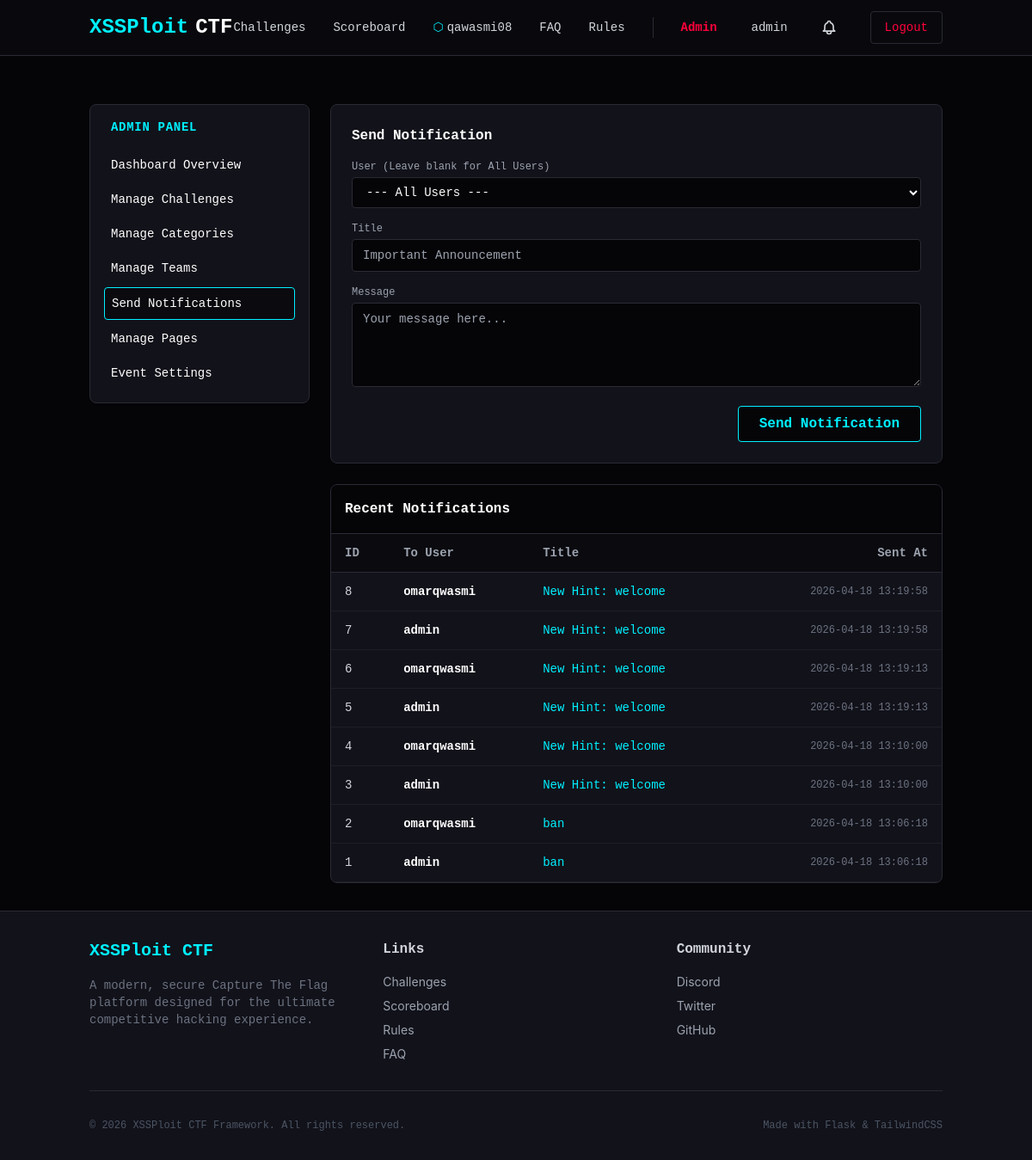
The app's page /admin/notifications (signed in) with its own data.
### app/models/team.py (models this page shows, shortened)
class Team(db.Model):
    __tablename__ = 'teams'
    id = db.Column(db.Integer, primary_key=True)
    name = db.Column(db.String(100), unique=True, index=True, nullable=False)
    invite_code = db.Column(db.String(36), unique=True, nullable=False, default=lambda: str(uuid.uuid4()))
    captain_id = db.Column(db.Integer, db.ForeignKey('users.id'), nullable=False)
    created_at = db.Column(db.DateTime, default=datetime.utcnow)
    captain = db.relationship('User', foreign_keys=[captain_id])
    members = db.relationship('TeamMember', back_populates='team', cascade="all, delete-orphan", lazy='dynamic')
    submissions = db.relationship('Submission', back_populates='team', lazy='dynamic')
    solves = db.relationship('Solve', back_populates='team', lazy='dynamic')

### app/models/user.py (models this page shows, shortened)
class User(UserMixin, db.Model):
    __tablename__ = 'users'
    id = db.Column(db.Integer, primary_key=True)
    username = db.Column(db.String(64), unique=True, index=True, nullable=False)
    email = db.Column(db.String(120), unique=True, index=True, nullable=False)
    password_hash = db.Column(db.String(256), nullable=False)
    bio = db.Column(db.String(255))
    avatar = db.Column(db.String(255))
    country = db.Column(db.String(64))
    role = db.Column(db.String(20), default='user') # 'user' or 'admin'
    is_active = db.Column(db.Boolean, default=True)
    is_verified = db.Column(db.Boolean, default=False)
    created_at = db.Column(db.DateTime, default=datetime.utcnow)
    team_memberships = db.relationship('TeamMember', back_populates='user', lazy='dynamic')
    submissions = db.relationship('Submission', back_populates='user', lazy='dynamic')
    solves = db.relationship('Solve', back_populates='user', lazy='dynamic')
    @property
    def team(self):
        membership = self.team_memberships.first()
        if membership:
            return membership.team
        return None
    def is_admin(self):
        return self.role == 'admin'

### app/models/core.py (models this page shows)
class Notification(db.Model):
    __tablename__ = 'notifications'
    id = db.Column(db.Integer, primary_key=True)
    user_id = db.Column(db.Integer, db.ForeignKey('users.id'), nullable=False)
    title = db.Column(db.String(255), nullable=False)
    message = db.Column(db.Text, nullable=False)
    is_read = db.Column(db.Boolean, default=False)
    created_at = db.Column(db.DateTime, default=datetime.utcnow)
    user = db.relationship('User', backref=db.backref('notifications', lazy='dynamic'))

### app/blueprints/admin/__init__.py (the view, shortened to what this page needs)
@admin_bp.route('/notifications', methods=['GET', 'POST'])
def manage_notifications():
    form = NotificationAdminForm()
    choices = [(0, '--- All Users ---')] + [(u.id, u.username) for u in User.query.order_by(User.username).all()]
    form.user_id.choices = choices
    recent_notifications = Notification.query.order_by(Notification.created_at.desc()).limit(50).all()
    return render_template('admin/notifications.html', form=form, notifications=recent_notifications)

### app/forms/admin.py
class NotificationAdminForm(FlaskForm):
    user_id = SelectField('User (Leave blank for All Users)', coerce=int, validators=[Optional()])
    title = StringField('Title', validators=[DataRequired()])
    message = TextAreaField('Message', validators=[DataRequired()])
    submit = SubmitField('Send Notification')

### app/blueprints/admin/__init__.py (called while the page is built)
@admin_bp.before_request
@admin_required
def require_admin():
    pass

### app/models/__init__.py (called while the page is built)
@login_manager.user_loader
def load_user(user_id):
    return User.query.get(int(user_id))

### app/templates/admin/notifications.html (shortened to what this page needs)
{% extends "admin/index.html" %}
{% block admin_content %}
<div class="space-y-6">
    <div class="bg-cyber-card border border-cyber-border rounded-lg p-6">
        <h2 class="font-mono font-bold text-white mb-4">Send Notification</h2>
        <form method="POST" action="/admin/notifications">
            <div class="grid grid-cols-1 md:grid-cols-2 gap-4 mb-4">
                <div class="md:col-span-2 text-cyber-primary">
                    {{ form.user_id.label(class="block text-xs font-mono text-gray-400 mb-1") }}
                    {{ form.user_id(class="w-full bg-cyber-darker border border-cyber-border rounded px-3 py-2 text-white outline-none focus:border-cyber-primary font-mono text-sm") }}
                </div>
                <div class="md:col-span-2 text-cyber-primary">
                    {{ form.title.label(class="block text-xs font-mono text-gray-400 mb-1") }}
                    {{ form.title(class="w-full bg-cyber-darker border border-cyber-border rounded px-3 py-2 text-white outline-none focus:border-cyber-primary font-mono text-sm", placeholder="Important Announcement") }}
                </div>
                <div class="md:col-span-2 text-cyber-primary">
                    {{ form.message.label(class="block text-xs font-mono text-gray-400 mb-1") }}
                    {{ form.message(class="w-full bg-cyber-darker border border-cyber-border rounded px-3 py-2 text-white outline-none focus:border-cyber-primary font-mono text-sm", rows="4", placeholder="Your message here...") }}
                </div>
            </div>
            <div class="flex justify-end mt-4">
                {{ form.submit(class="px-6 py-2 bg-cyber-darker text-cyber-primary border border-cyber-primary hover:bg-cyber-primary hover:text-cyber-dark rounded font-mono font-bold transition-all cursor-pointer") }}
            </div>
        </form>
    </div>
    <div class="bg-cyber-card border border-cyber-border rounded-lg overflow-hidden">
        <div class="p-4 bg-cyber-darker border-b border-cyber-border">
            <h2 class="font-mono font-bold text-white">Recent Notifications</h2>
        </div>
        <table class="w-full text-left font-mono text-sm">
            <thead class="bg-cyber-dark text-gray-400 border-b border-cyber-border">
                <tr>
                    <th class="px-4 py-3">ID</th>
                    <th class="px-4 py-3">To User</th>
                    <th class="px-4 py-3">Title</th>
                    <th class="px-4 py-3 text-right">Sent At</th>
                </tr>
            </thead>
            <tbody>
                {% for notif in notifications %}
                <tr class="border-b border-cyber-border/50 hover:bg-cyber-darker/50 text-gray-300">
                    <td class="px-4 py-3">{{ notif.id }}</td>
                    <td class="px-4 py-3 font-bold text-white">{{ notif.user.username if notif.user else 'Unknown' }}</td>
                    <td class="px-4 py-3 text-cyber-primary">{{ notif.title }}</td>
                    <td class="px-4 py-3 text-right text-gray-500 text-xs">{{ notif.created_at.strftime('%Y-%m-%d %H:%M:%S') }}</td>
                </tr>
                {% else %}
                <tr>
                    <td colspan="4" class="px-4 py-6 text-center text-gray-500">No notifications sent yet.</td>
                </tr>
                {% endfor %}
            </tbody>
        </table>
    </div>
</div>
{% endblock %}

### app/templates/includes/navbar.html (shortened to what this page needs)
<nav class="bg-cyber-dark/80 backdrop-blur-md border-b border-cyber-border sticky top-0 z-50">
    <div class="container mx-auto px-4">
        <div class="flex items-center justify-between h-16">
            <a href="/" class="flex items-center space-x-2">
                <span class="text-2xl font-mono font-bold text-cyber-primary neon-text">XSSPloit</span>
                <span class="text-2xl font-mono font-bold text-white">CTF</span>
            </a>
            <div class="hidden md:flex space-x-8 items-center font-mono text-sm">
                <a href="/challenges" class="hover:text-cyber-primary transition-colors">Challenges</a>
                <a href="/scoreboard" class="hover:text-cyber-primary transition-colors">Scoreboard</a>
                {% if current_user.is_authenticated %}
                    {% if current_user.team %}
                        <a href="/team/{{ current_user.team.id }}" class="hover:text-cyber-primary transition-colors flex items-center gap-1">
                            <span class="text-cyber-primary">⬡</span> {{ current_user.team.name }}
                        </a>
                    {% else %}
                        <a href="/team/" class="hover:text-cyber-primary transition-colors">Team</a>
                    {% endif %}
                {% endif %}
                <a href="/faq" class="hover:text-cyber-primary transition-colors">FAQ</a>
                <a href="/rules" class="hover:text-cyber-primary transition-colors">Rules</a>
                {% if current_user.is_authenticated %}
                    {% if current_user.is_admin() %}
                        <a href="/admin/" class="text-cyber-secondary font-bold hover:text-cyber-primary transition-colors pr-2">Admin</a>
                    {% endif %}
                    <a href="/dashboard" class="flex items-center space-x-2 hover:text-cyber-primary transition-colors">
                        <span>{{ current_user.username }}</span>
                    </a>
                    <a href="/notifications" class="relative group flex items-center justify-center w-8 h-8 rounded-full hover:bg-cyber-darker transition-colors text-gray-300 hover:text-cyber-primary">
                    </a>
                    <a href="/auth/logout" class="px-4 py-2 text-cyber-secondary border border-cyber-border hover:border-cyber-secondary hover:bg-cyber-secondary/10 rounded transition-all">Logout</a>
                {% endif %}
            </div>
        </div>
    </div>
</nav>

### app/templates/base.html (style rules this page uses)
body { color: #e2e8f0; }
.neon-text { text-shadow: 0 0 10px theme('colors.cyber.primary'), 0 0 20px theme('colors.cyber.primary'); }

### records on screen
Team: team.name "qawasmi08"
User: username "admin"
Notification: id "8", user "omarqwasmi", title "New Hint: welcome", created_at "2026-04-18 13:19:58"
Notification: id "7", user "admin", title "New Hint: welcome", created_at "2026-04-18 13:19:58"
Notification: id "6", user "omarqwasmi", title "New Hint: welcome", created_at "2026-04-18 13:19:13"
Notification: id "5", user "admin", title "New Hint: welcome", created_at "2026-04-18 13:19:13"
Notification: id "4", user "omarqwasmi", title "New Hint: welcome", created_at "2026-04-18 13:10:00"
Notification: id "3", user "admin", title "New Hint: welcome", created_at "2026-04-18 13:10:00"
Notification: id "2", user "omarqwasmi", title "ban", created_at "2026-04-18 13:06:18"
Notification: id "1", user "admin", title "ban", created_at "2026-04-18 13:06:18"
